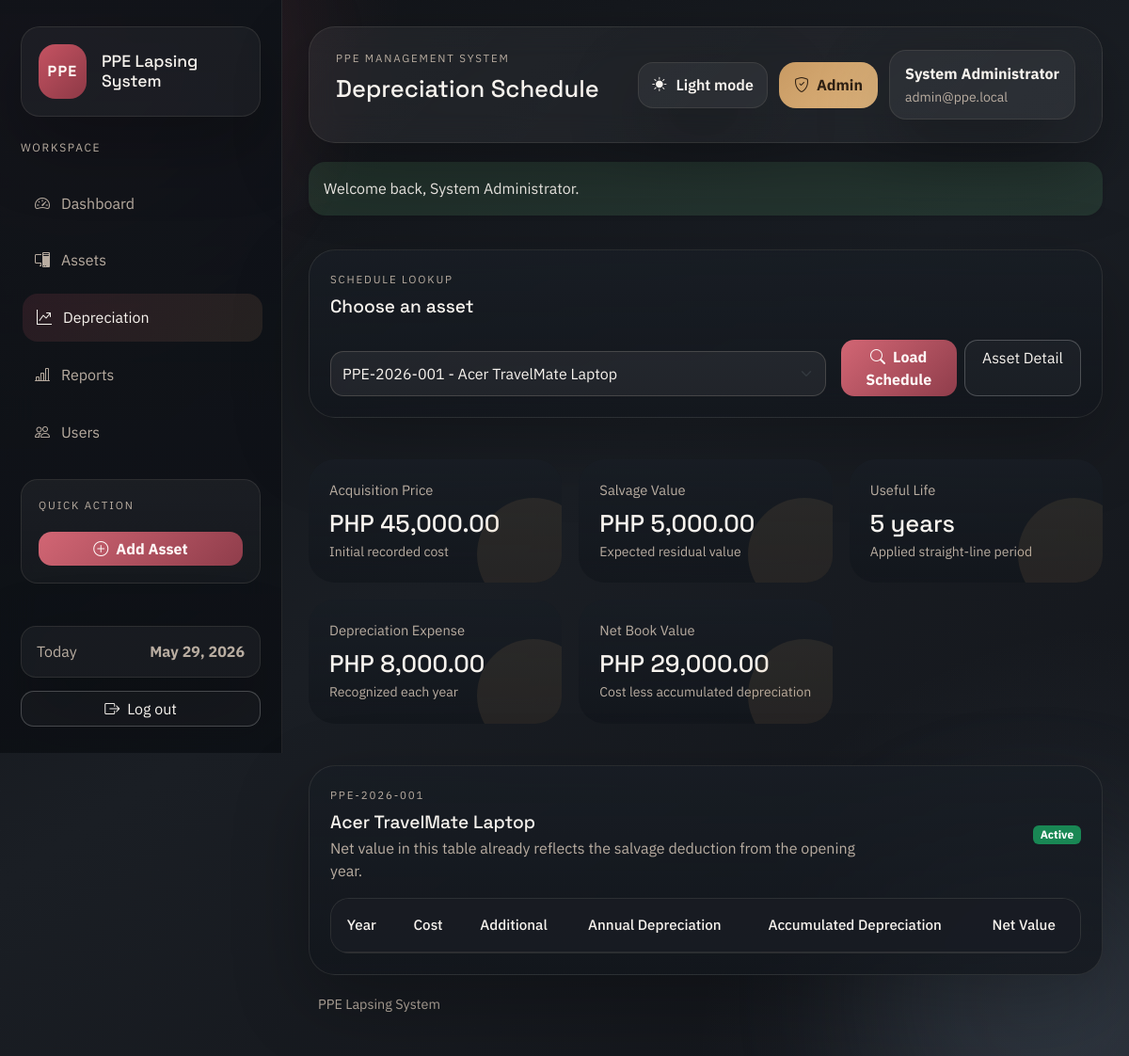
Page /modules/depreciation.php (signed in) on the committed database.
### tables this page shows
CREATE TABLE IF NOT EXISTS assets (
    asset_id INT AUTO_INCREMENT PRIMARY KEY,
    asset_code VARCHAR(50) NOT NULL UNIQUE,
    asset_name VARCHAR(150) NOT NULL,
    category_id INT NULL,
    department_id INT NULL,
    acquisition_date DATE NOT NULL,
    acquisition_cost DECIMAL(15,2) NOT NULL,
    additional_amount DECIMAL(15,2) DEFAULT 0,
    salvage_value DECIMAL(15,2) DEFAULT 0,
    useful_life INT NOT NULL,
    depreciation_method VARCHAR(50) DEFAULT 'Straight-line',
    location VARCHAR(150) DEFAULT NULL,
    status ENUM('Active', 'Disposed', 'Fully Depreciated') DEFAULT 'Active',
    remarks TEXT DEFAULT NULL,
    created_at TIMESTAMP DEFAULT CURRENT_TIMESTAMP,
    INDEX idx_assets_status (status),
    INDEX idx_assets_category (category_id),
    INDEX idx_assets_department (department_id),
    CONSTRAINT fk_assets_category
        FOREIGN KEY (category_id) REFERENCES categories(category_id),
    CONSTRAINT fk_assets_department
        FOREIGN KEY (department_id) REFERENCES departments(department_id)
);

### functions/depreciation_function.php (called while the page is built, shortened)
<?php
function fetch_asset_lookup(PDO $pdo): array
{
    $statement = $pdo->query('SELECT asset_id, asset_code, asset_name FROM assets ORDER BY asset_name, asset_code');
    return $statement->fetchAll() ?: [];
}
function fetch_asset_by_id(PDO $pdo, int $assetId): ?array
{
    $statement = $pdo->prepare(
        'SELECT a.*, c.category_name, d.department_name
         FROM assets a
         LEFT JOIN categories c ON c.category_id = a.category_id
         LEFT JOIN departments d ON d.department_id = a.department_id
         WHERE a.asset_id = :asset_id
         LIMIT 1'
    );
    $statement->execute(['asset_id' => $assetId]);
    $asset = $statement->fetch();
    return $asset ?: null;
}
function asset_total_cost(array $asset): float
{
    return round(
        (float) ($asset['acquisition_cost'] ?? 0) + (float) ($asset['additional_amount'] ?? 0),
        2
    );
}
function calculate_annual_depreciation(float $cost, float $salvageValue, int $usefulLife): float
{
    return round(($cost - $salvageValue) / $usefulLife, 2);
}
function generate_depreciation_schedule(array $asset): array
{
    $cost = asset_total_cost($asset);
    $salvageValue = (float) ($asset['salvage_value'] ?? 0);
    $usefulLife = (int) ($asset['useful_life'] ?? 0);
    $acquisitionDate = (string) ($asset['acquisition_date'] ?? '');
    $acquisitionYear = (int) date('Y', strtotime($acquisitionDate));
    $depreciationStartYear = $acquisitionYear + 1;
    $depreciableBase = max($cost - $salvageValue, 0);
    $annualDepreciation = calculate_annual_depreciation($cost, $salvageValue, $usefulLife);
    $accumulated = 0.0;
    $schedule = [
        [
            'depreciation_year' => $acquisitionYear,
            'beginning_value' => round($cost, 2),
            'depreciation_expense' => 0.0,
            'accumulated_depreciation' => 0.0,
            'ending_value' => round($cost, 2),
        ],
    ];
    for ($index = 0; $index < $usefulLife; $index++) {
        $year = $depreciationStartYear + $index;
        $beginningValue = round($cost - $accumulated, 2);
        $remainingDepreciableBase = round($depreciableBase - $accumulated, 2);
        $expense = $index === ($usefulLife - 1)
            ? max($remainingDepreciableBase, 0)
            : min($annualDepreciation, max($remainingDepreciableBase, 0));
        $accumulated = round($accumulated + $expense, 2);
        $endingValue = round(max($cost - $accumulated, $salvageValue), 2);
        $schedule[] = [
            'depreciation_year' => $year,
            'beginning_value' => $beginningValue,
            'depreciation_expense' => round($expense, 2),
            'accumulated_depreciation' => $accumulated,
            'ending_value' => $endingValue,
        ];
    }
    return $schedule;
}
function rebuild_depreciation_schedule(PDO $pdo, int $assetId): void
{
    $asset = fetch_asset_by_id($pdo, $assetId);
}
function fetch_depreciation_rows(PDO $pdo, int $assetId): array
{
    $asset = fetch_asset_by_id($pdo, $assetId);
    $statement = $pdo->prepare(
        'SELECT schedule_id, asset_id, depreciation_year, beginning_value, depreciation_expense,
                accumulated_depreciation, ending_value
         FROM depreciation_schedule
         WHERE asset_id = :asset_id
         ORDER BY depreciation_year'
    );
    $statement->execute(['asset_id' => $assetId]);
    $rows = $statement->fetchAll() ?: [];
    $generatedSchedule = generate_depreciation_schedule($asset);
    if ($rows === [] || depreciation_schedule_needs_refresh($rows, $generatedSchedule)) {
        rebuild_depreciation_schedule($pdo, $assetId);
        $statement->execute(['asset_id' => $assetId]);
        $rows = $statement->fetchAll() ?: [];
    }
    return $rows;
}
function get_asset_metrics(array $asset, ?int $year = null): array
{
    $evaluationYear = $year ?? CURRENT_YEAR;
    $cost = asset_total_cost($asset);
    $salvageValue = (float) ($asset['salvage_value'] ?? 0);
    $usefulLife = max((int) ($asset['useful_life'] ?? 0), 0);
    $annualDepreciation = calculate_annual_depreciation($cost, $salvageValue, $usefulLife);
    $schedule = generate_depreciation_schedule($asset);
    $acquisitionYear = strtotime((string) ($asset['acquisition_date'] ?? '')) !== false
        ? (int) date('Y', strtotime((string) $asset['acquisition_date']))
        : CURRENT_YEAR;
    $depreciationStartYear = $acquisitionYear + 1;
    $selectedRow = null;
    foreach ($schedule as $row) {
        if ((int) $row['depreciation_year'] <= $evaluationYear) {
            $selectedRow = $row;
        }
    }
    if ($selectedRow === null && $schedule !== [] && $evaluationYear >= (int) end($schedule)['depreciation_year']) {
        $selectedRow = end($schedule);
    }
    $elapsedYears = 0;
    if ($evaluationYear >= $depreciationStartYear && $usefulLife > 0) {
        $elapsedYears = min(($evaluationYear - $depreciationStartYear) + 1, $usefulLife);
    }
    $accumulated = $selectedRow['accumulated_depreciation'] ?? 0.0;
    $carryingAmount = $selectedRow['ending_value'] ?? $cost;
    $remainingYears = max($usefulLife - $elapsedYears, 0);
    $lifeUsedRatio = $usefulLife > 0 ? min($elapsedYears / $usefulLife, 1) : 0.0;
    $isFullyDepreciated = $usefulLife > 0 && ($carryingAmount <= ($salvageValue + 0.01) || $elapsedYears >= $usefulLife);
    $condition = 'Healthy';
    $metrics = [
        'annual_depreciation' => $annualDepreciation,
        'accumulated_depreciation' => round((float) $accumulated, 2),
        'carrying_amount' => round((float) $carryingAmount, 2),
        'remaining_years' => $remainingYears,
        'elapsed_years' => $elapsedYears,
        'life_used_ratio' => round($lifeUsedRatio, 4),
        'is_fully_depreciated' => $isFullyDepreciated,
        'condition' => $condition,
        'schedule_rows' => $schedule,
        'schedule_year_start' => $schedule[0]['depreciation_year'] ?? $depreciationStartYear,
        'schedule_year_end' => $schedule !== [] ? end($schedule)['depreciation_year'] : $depreciationStartYear,
    ];
    $metrics['anomalies'] = detect_asset_anomalies($asset, $metrics);
    $metrics['anomaly_count'] = count($metrics['anomalies']);
    return $metrics;
}
function detect_asset_anomalies(array $asset, array $metrics): array
{
    $anomalies = [];
    $cost = asset_total_cost($asset);
    $salvageValue = (float) ($asset['salvage_value'] ?? 0);
    return $anomalies;
}

### modules/depreciation.php (the view, shortened to what this page needs)
<?php
$pdo = db();
$assetLookup = fetch_asset_lookup($pdo);
$selectedAssetId = (int) request_value('asset_id', $assetLookup[0]['asset_id'] ?? 0);
$selectedAsset = $selectedAssetId > 0 ? fetch_asset_by_id($pdo, $selectedAssetId) : null;
$schedule = $selectedAsset ? fetch_depreciation_rows($pdo, $selectedAssetId) : [];
$metrics = $selectedAsset ? get_asset_metrics($selectedAsset) : null;
require_once APP_ROOT . '/includes/header.php';
?>
<?php if ($assetLookup === []): ?>
    <section class="shell-card">
        <div class="empty-state">
            No assets are available yet. Add a PPE record first to generate a depreciation schedule.
        </div>
    </section>
<?php else: ?>
    <section class="shell-card mb-4">
        <div class="mb-4">
            <p class="eyebrow mb-2">Schedule lookup</p>
            <h2 class="section-title mb-1">Choose an asset</h2>
        </div>
        <form method="get" class="row g-3 align-items-end">
            <div class="col-lg-8">
                <select class="form-select" id="asset_id" name="asset_id">
                    <?php foreach ($assetLookup as $assetOption): ?>
                        <option value="<?= e((string) $assetOption['asset_id']) ?>" <?= selected_if($selectedAssetId, $assetOption['asset_id']) ?>>
                            <?= e($assetOption['asset_code'] . ' - ' . $assetOption['asset_name']) ?>
                        </option>
                    <?php endforeach; ?>
                </select>
            </div>
            <div class="col-lg-4 d-flex gap-2">
                <button class="btn btn-primary w-100" type="submit"><i class="bi bi-search me-2"></i>Load Schedule</button>
                <?php if ($selectedAsset): ?>
                    <a class="btn btn-outline-light w-100" href="<?= e(base_url('modules/view_asset.php?asset_id=' . $selectedAssetId)) ?>">Asset Detail</a>
                <?php endif; ?>
            </div>
        </form>
    </section>
    <?php if ($selectedAsset && $metrics): ?>
        <div class="metric-grid mb-4">
            <section class="metric-card">
                <p class="metric-label mb-2">Acquisition Price</p>
                <h2 class="metric-value mb-1"><?= e(money((float) $selectedAsset['acquisition_cost'])) ?></h2>
                <p class="metric-meta mb-0">Initial recorded cost</p>
            </section>
            <section class="metric-card">
                <p class="metric-label mb-2">Salvage Value</p>
                <h2 class="metric-value mb-1"><?= e(money((float) $selectedAsset['salvage_value'])) ?></h2>
                <p class="metric-meta mb-0">Expected residual value</p>
            </section>
            <section class="metric-card">
                <p class="metric-label mb-2">Useful Life</p>
                <h2 class="metric-value mb-1"><?= e((string) $selectedAsset['useful_life']) ?> years</h2>
                <p class="metric-meta mb-0">Applied straight-line period</p>
            </section>
            <section class="metric-card">
                <p class="metric-label mb-2">Depreciation Expense</p>
                <h2 class="metric-value mb-1"><?= e(money($metrics['annual_depreciation'])) ?></h2>
                <p class="metric-meta mb-0">Recognized each year</p>
            </section>
            <section class="metric-card">
                <p class="metric-label mb-2">Net Book Value</p>
                <h2 class="metric-value mb-1"><?= e(money($metrics['carrying_amount'])) ?></h2>
                <p class="metric-meta mb-0">Cost less accumulated depreciation</p>
            </section>
        </div>
        <section class="shell-card">
            <div class="d-flex justify-content-between align-items-center mb-3">
                <div>
                    <p class="eyebrow mb-2"><?= e($selectedAsset['asset_code']) ?></p>
                    <h2 class="section-title mb-1"><?= e($selectedAsset['asset_name']) ?></h2>
                    <p class="section-copy mb-0">Net value in this table already reflects the salvage deduction from the opening year.</p>
                </div>
                <span class="badge <?= e(status_badge_class((string) $selectedAsset['status'])) ?>"><?= e($selectedAsset['status']) ?></span>
            </div>
            <div class="table-wrap">
                <table class="table align-middle lapsing-table">
                    <thead>
                        <tr>
                            <th>Year</th>
                            <th>Cost</th>
                            <th>Additional</th>
                            <th>Annual Depreciation</th>
                            <th>Accumulated Depreciation</th>
                            <th>Net Value</th>
                        </tr>
                    </thead>
                </table>
            </div>
        </section>
    <?php endif; ?>
<?php endif; ?>
<?php require_once APP_ROOT . '/includes/footer.php'; ?>

### assets/css/app.css (style rules this page uses)
:root { --bg-950: #111317; --bg-900: #1a1e24; --bg-850: rgba(26, 30, 36, 0.86); --panel-900: rgba(18, 22, 28, 0.78); --panel-800: rgba(24, 29, 36, 0.9); --panel-700: rgba(31, 37, 46, 0.92); --line-soft: rgba(199, 186, 172, 0.12); --line-strong: rgba(199, 186, 172, 0.22); --text-main: #f7f3ee; --text-soft: #b9ada1; --accent: #c55362; --accent-2: #c89a63; --accent-cool: #7d93ac; --danger: #da7d88; --success: #7bcf9e; --focus-ring: rgba(197, 83, 98, 0.18); --radius-xl: 28px; --radius-lg: 20px; --radius-md: 14px; --shadow-soft: 0 28px 80px rgba(0, 0, 0, 0.26); }
* { box-sizing: border-box; }
body { min-height: 100vh; color: var(--text-main); background: radial-gradient(circle at top left, rgba(197, 83, 98, 0.18), transparent 26%), radial-gradient(circle at bottom right, rgba(125, 147, 172, 0.14), transparent 28%), linear-gradient(145deg, #101216 0%, #1a1e24 48%, #121419 100%); font-family: 'IBM Plex Sans', sans-serif; line-height: 1.55; position: relative; }
a { color: inherit; }
.dashboard-body, .auth-body { overflow-x: hidden; }
.brand-block, .topbar, .shell-card, .sidebar-note, .user-pill, .auth-card, .hero-panel { border: 1px solid var(--line-soft); box-shadow: var(--shadow-soft); }
.brand-kicker, .eyebrow { text-transform: uppercase; letter-spacing: 0.16em; font-size: 0.72rem; color: var(--text-soft); }
.brand-title, .page-title, .auth-title, .metric-value { font-family: 'Space Grotesk', sans-serif; }
.shell-card, .glass-card, .table-card, .metric-card, .auth-card, .hero-panel { background: linear-gradient(180deg, var(--panel-800), var(--panel-900)); border-radius: var(--radius-xl); backdrop-filter: blur(14px); }
.shell-card { transition: border-color 0.18s ease, transform 0.18s ease; }
.shell-card, .glass-card, .table-card { padding: 22px; }
.metric-grid, .summary-grid { display: grid; gap: 18px; }
.metric-grid { grid-template-columns: repeat(auto-fit, minmax(220px, 1fr)); }
.metric-card { padding: 22px; position: relative; overflow: hidden; transition: transform 0.18s ease, border-color 0.18s ease; }
.metric-card::after { content: ''; position: absolute; inset: auto -30px -30px auto; width: 120px; height: 120px; border-radius: 50%; background: rgba(200, 154, 99, 0.1); }
.metric-label { color: var(--text-soft); font-size: 0.92rem; }
.metric-value { font-size: clamp(1.6rem, 1.8vw, 2.2rem); }
.metric-meta { color: var(--text-soft); font-size: 0.88rem; }
.section-title { font-family: 'Space Grotesk', sans-serif; font-size: 1.2rem; }
.section-copy { color: var(--text-soft); max-width: 62ch; }
.table-wrap { overflow-x: auto; border: 1px solid var(--line-soft); border-radius: 20px; background: rgba(255, 255, 255, 0.02); }
.table { --bs-table-bg: transparent; --bs-table-color: var(--text-main); --bs-table-border-color: var(--line-soft); margin-bottom: 0; }
.table thead th { border-bottom-width: 1px; color: var(--text-soft); font-size: 0.82rem; text-transform: uppercase; letter-spacing: 0.08em; background: rgba(24, 28, 35, 0.92); position: sticky; top: 0; z-index: 1; }
.table thead th, .table tbody td, .table tbody th { padding: 1rem 1.05rem; }
.lapsing-table { min-width: 760px; }
.lapsing-table thead th { color: var(--text-main); font-size: 0.95rem; font-weight: 500; text-transform: none; letter-spacing: 0; white-space: normal; }
.form-control, .form-select, .form-control:focus, .form-select:focus, .form-control[readonly] { background-color: rgba(255, 255, 255, 0.06); border-color: var(--line-strong); color: var(--text-main); border-radius: 14px; box-shadow: none; min-height: 48px; transition: border-color 0.18s ease, background-color 0.18s ease, box-shadow 0.18s ease; }
.form-select option, .form-select optgroup { color: #08131d; background-color: #f6fbff; }
.btn { border-radius: 14px; transition: transform 0.18s ease, background-color 0.18s ease, border-color 0.18s ease; }
.btn-primary { background: linear-gradient(135deg, #d26674, #8f3d4b); border: none; color: #fff8f7; font-weight: 700; }
.btn-outline-light { border-color: rgba(255, 255, 255, 0.22); color: var(--text-main); background: rgba(255, 255, 255, 0.03); }

### rows in the picture
assets: acquisition_cost "PHP 45,000.00", salvage_value "PHP 5,000.00", useful_life "5", asset_code "PPE-2026-001", asset_name "Acer TravelMate Laptop", status "Active"

### other values in the picture
APP_NAME "PPE Lapsing System"
$item['label'] "Dashboard"
$item['label'] "Assets"
$item['label'] "Depreciation"
$item['label'] "Reports"
$item['label'] "Users"
$pageHeading "Depreciation Schedule"
$loggedInUser['role'] "Admin"
$loggedInUser['full_name'] "System Administrator"
$loggedInUser['email'] "admin@ppe.local"
$message['message'] "Welcome back, System Administrator."
money($metrics['annual_depreciation']) "PHP 8,000.00"
money($metrics['carrying_amount']) "PHP 29,000.00"
form field asset_id "PPE-2026-001 - Acer TravelMate Laptop"
